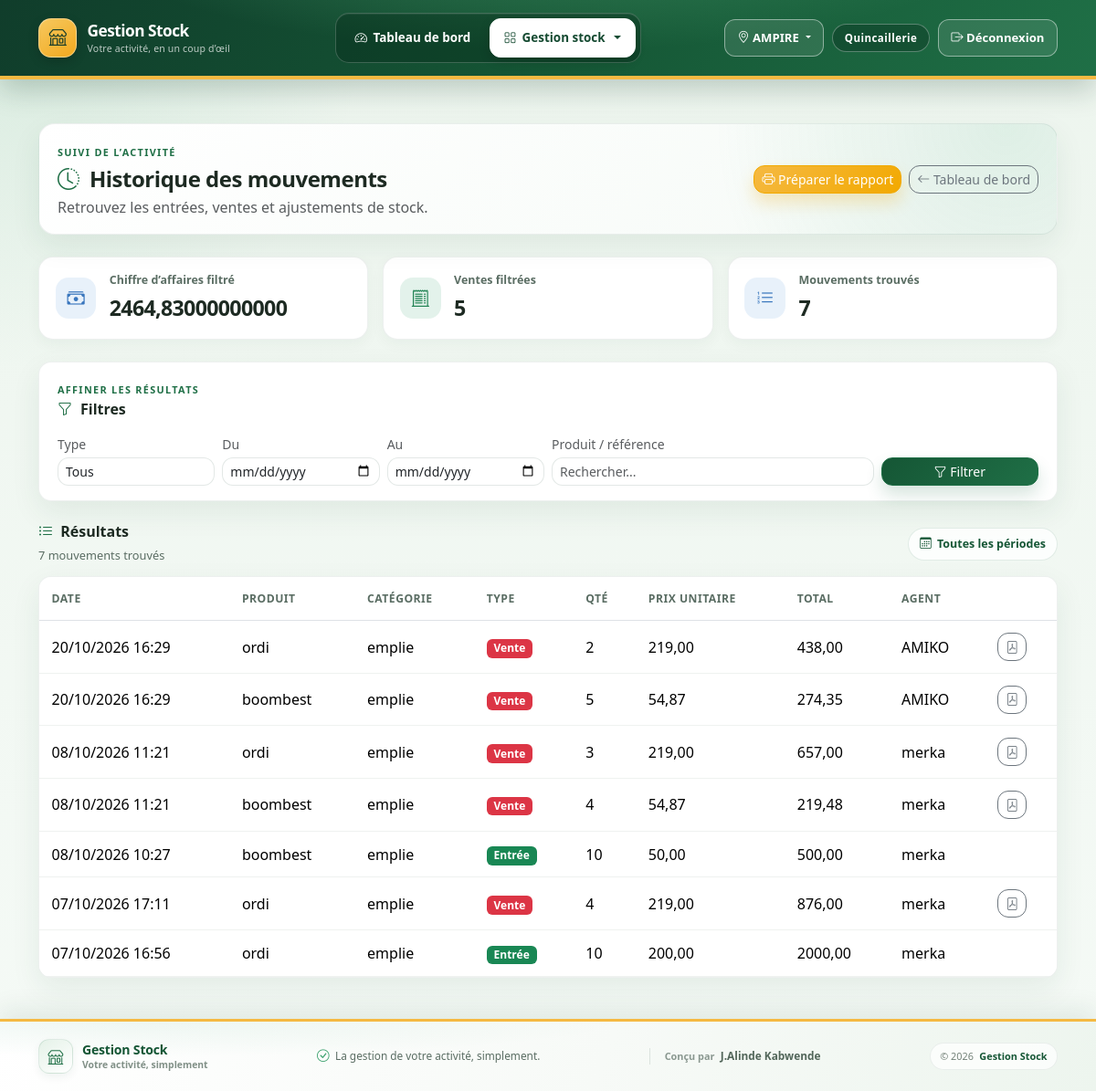
The app's page /quincaillerie/historique/ (signed in) with its own data.
### accounts/models.py (models this page shows, shortened)
class Utilisateur(AbstractUser):
    PROFIL_CHOICES = [
        ("quincaillerie", "Quincaillerie"),
        ("shop", "Shop Mobile Money"),
    ]
    REQUIRED_FIELDS = ["email", "telephone", "profil"]
    telephone = models.CharField(max_length=20, unique=True)
    profil = models.CharField(max_length=20, choices=PROFIL_CHOICES)
    sites = models.ManyToManyField(Site, related_name="vendeurs", blank=True)
    site_actif = models.ForeignKey(
        Site,
        on_delete=models.SET_NULL,
        null=True,
        blank=True,
        related_name="+",
        help_text="Site actuellement sélectionné par le vendeur",
    )
    @property
    def activite_active(self):
        if self.is_staff and self.site_actif_id:
            return self.site_actif.type_site
        return self.profil

### core/models.py (models this page shows, shortened)
class Site(models.Model):
    TYPE_CHOICES = [
        ("quincaillerie", "Quincaillerie"),
        ("shop", "Shop Mobile Money"),
    ]
    nom = models.CharField(max_length=150)
    type_site = models.CharField(max_length=20, choices=TYPE_CHOICES)
    adresse = models.CharField(max_length=255, blank=True)
    ville = models.CharField(max_length=100, blank=True)
    actif = models.BooleanField(default=False)
    date_creation = models.DateTimeField(auto_now_add=True)
    class Meta:
        verbose_name = "Site"
        verbose_name_plural = "Sites"

### inventory/models.py (models this page shows, shortened)
class MouvementStock(models.Model):
    TYPE_CHOICES = [
        ("entree", "Entrée"),
        ("sortie", "Sortie (vente)"),
        ("ajustement", "Ajustement"),
    ]
    produit = models.ForeignKey(Produit, on_delete=models.CASCADE, related_name="mouvements")
    vente = models.ForeignKey(
        Vente, on_delete=models.SET_NULL, null=True, blank=True, related_name="mouvements",
    )
    type_mouvement = models.CharField(max_length=15, choices=TYPE_CHOICES)
    quantite = models.IntegerField()
    prix_unitaire = models.DecimalField(max_digits=12, decimal_places=2)
    utilisateur = models.ForeignKey(settings.AUTH_USER_MODEL, on_delete=models.SET_NULL, null=True)
    date_mouvement = models.DateTimeField(auto_now_add=True)
    note = models.CharField(max_length=255, blank=True)
    class Meta:
        ordering = ["-date_mouvement"]
    @property
    def total(self):
        return self.quantite * self.prix_unitaire

class Produit(models.Model):
    site = models.ForeignKey(Site, on_delete=models.CASCADE, related_name="produits")
    categorie = models.ForeignKey(Categorie, on_delete=models.PROTECT, related_name="produits")
    nom = models.CharField(max_length=150)
    reference = models.CharField(max_length=50, blank=True)
    prix_achat = models.DecimalField(max_digits=12, decimal_places=2)
    prix_vente = models.DecimalField(max_digits=12, decimal_places=2)
    quantite_stock = models.PositiveIntegerField(default=0)
    seuil_alerte = models.PositiveIntegerField(default=5)

class Categorie(models.Model):
    nom = models.CharField(max_length=100)
    site = models.ForeignKey(Site, on_delete=models.CASCADE, related_name="categories")
    class Meta:
        unique_together = ("nom", "site")
        verbose_name_plural = "Catégories"

### inventory/views.py (the view)
# urls.py: path("historique/", views.historique, name="historique"),
@site_actif_requis
def historique(request):
    site = request.user.site_actif
    if site is None:
        return redirect("accounts:choix_profil")
    mouvements = MouvementStock.objects.filter(produit__site=site).select_related(
        "produit", "produit__categorie", "utilisateur"
    )
    type_mouvement = request.GET.get("type", "")
    if type_mouvement in ("entree", "sortie", "ajustement"):
        mouvements = mouvements.filter(type_mouvement=type_mouvement)
    debut = request.GET.get("debut", "")
    if debut and parse_date(debut):
        mouvements = mouvements.filter(date_mouvement__date__gte=parse_date(debut))
    fin = request.GET.get("fin", "")
    if fin and parse_date(fin):
        mouvements = mouvements.filter(date_mouvement__date__lte=parse_date(fin))
    recherche = request.GET.get("q", "").strip()
    if recherche:
        mouvements = mouvements.filter(
            Q(produit__nom__icontains=recherche) | Q(produit__reference__icontains=recherche)
        )
    mouvements = mouvements.order_by("-date_mouvement")
    ventes = mouvements.filter(type_mouvement="sortie")
    chiffre_affaires = ventes.aggregate(total=Sum(F("quantite") * F("prix_unitaire")))["total"] or 0
    paginator = Paginator(mouvements, 15)
    page_obj = paginator.get_page(request.GET.get("page"))
    querystring = request.GET.copy()
    querystring.pop("page", None)
    context = {
        "site": site,
        "mouvements": page_obj,
        "page_obj": page_obj,
        "filtres": {"type": type_mouvement, "debut": debut, "fin": fin, "q": recherche},
        "chiffre_affaires": chiffre_affaires,
        "nb_ventes": ventes.count(),
        "querystring": querystring.urlencode(),
    }
    return render(request, "inventory/historique.html", context)

### templates/inventory/historique.html (shortened to what this page needs)
{% extends "base.html" %}
{% block content %}
<div class="page-header history-page-header">
    <div>
        <span class="section-eyebrow">Suivi de l’activité</span>
        <h4><i class="bi bi-clock-history"></i> Historique des mouvements</h4>
        <p class="text-muted mb-0 mt-1">Retrouvez les entrées, ventes et ajustements de stock.</p>
    </div>
    <div class="d-flex gap-2">
        <a href="{% url 'reports:rapport_stock' %}?rapport=mouvements" class="btn btn-sm btn-accent">
            <i class="bi bi-printer"></i> Préparer le rapport
        </a>
        <a href="{% url 'inventory:dashboard' %}" class="btn btn-sm btn-outline-secondary">
            <i class="bi bi-arrow-left"></i> Tableau de bord
        </a>
    </div>
</div>
<div class="row g-3 mb-4">
    <div class="col-12 col-sm-4">
        <div class="insight-stat">
            <span class="insight-stat-icon revenue"><i class="bi bi-cash-stack"></i></span>
            <div><span class="insight-stat-label">Chiffre d’affaires filtré</span><strong>{{ chiffre_affaires }}</strong></div>
        </div>
    </div>
    <div class="col-12 col-sm-4">
        <div class="insight-stat">
            <span class="insight-stat-icon sales"><i class="bi bi-receipt-cutoff"></i></span>
            <div><span class="insight-stat-label">Ventes filtrées</span><strong>{{ nb_ventes }}</strong></div>
        </div>
    </div>
    <div class="col-12 col-sm-4">
        <div class="insight-stat">
            <span class="insight-stat-icon count"><i class="bi bi-list-ol"></i></span>
            <div><span class="insight-stat-label">Mouvements trouvés</span><strong>{{ page_obj.paginator.count }}</strong></div>
        </div>
    </div>
</div>
<form method="get" class="filter-bar history-filter mb-3">
    <div class="filter-heading">
        <div>
            <span class="section-eyebrow">Affiner les résultats</span>
            <h5 class="mb-0"><i class="bi bi-funnel"></i> Filtres</h5>
        </div>
    </div>
    <div class="row g-2 align-items-end">
        <div class="col-md-2">
            <label class="form-label small text-muted mb-1">Type</label>
            <select name="type" class="form-select form-select-sm">
                <option value="">Tous</option>
            </select>
        </div>
        <div class="col-md-2">
            <label class="form-label small text-muted mb-1">Du</label>
            <input type="date" name="debut" value="{{ filtres.debut }}" class="form-control form-control-sm">
        </div>
        <div class="col-md-2">
            <label class="form-label small text-muted mb-1">Au</label>
            <input type="date" name="fin" value="{{ filtres.fin }}" class="form-control form-control-sm">
        </div>
        <div class="col-md-4">
            <label class="form-label small text-muted mb-1">Produit / référence</label>
            <input type="text" name="q" value="{{ filtres.q }}" class="form-control form-control-sm" placeholder="Rechercher...">
        </div>
        <div class="col-md-2 d-grid">
            <button type="submit" class="btn btn-sm btn-primary"><i class="bi bi-funnel"></i> Filtrer</button>
        </div>
    </div>
</form>
<div class="history-table-heading">
    <div>
        <h5><i class="bi bi-list-ul"></i> Résultats</h5>
        <span>{{ page_obj.paginator.count }} mouvement{{ page_obj.paginator.count|pluralize:"s" }} trouvé{{ page_obj.paginator.count|pluralize:"s" }}</span>
    </div>
    <span class="history-period"><i class="bi bi-calendar3"></i> {% if filtres.debut or filtres.fin %}Période filtrée{% else %}Toutes les périodes{% endif %}</span>
</div>
<div class="table-responsive data-table">
<table class="table table-hover mb-0 align-middle">
    <thead><tr><th>Date</th><th>Produit</th><th>Catégorie</th><th>Type</th><th>Qté</th><th>Prix unitaire</th><th>Total</th><th>Agent</th><th></th></tr></thead>
    <tbody>
    {% for m in mouvements %}
        <tr>
            <td>{{ m.date_mouvement|date:"d/m/Y H:i" }}</td>
            <td>{{ m.produit.nom }}</td>
            <td>{{ m.produit.categorie.nom }}</td>
            <td>
                {% if m.type_mouvement == "sortie" %}
                    <span class="badge bg-danger">Vente</span>
                {% elif m.type_mouvement == "entree" %}
                    <span class="badge bg-success">Entrée</span>
                {% else %}
                    <span class="badge bg-secondary">Ajustement</span>
                {% endif %}
            </td>
            <td>{{ m.quantite }}</td>
            <td>{{ m.prix_unitaire }}</td>
            <td>{{ m.total }}</td>
            <td>{{ m.utilisateur.username|default:"—" }}</td>
            <td>
                {% if m.type_mouvement == "sortie" %}
                    {% if m.vente_id %}
                    <a href="{% url 'reports:vente_pdf' m.vente_id %}" class="btn btn-sm btn-outline-secondary" title="Facture de la vente"><i class="bi bi-file-pdf"></i></a>
                    {% else %}
                    <a href="{% url 'reports:facture_pdf' m.id %}" class="btn btn-sm btn-outline-secondary" title="Facture PDF"><i class="bi bi-file-pdf"></i></a>
                    {% endif %}
                {% endif %}
            </td>
        </tr>
    {% endfor %}
    </tbody>
</table>
</div>
{% endblock %}

### templates/base.html (shortened to what this page needs)
{% load static %}
<!DOCTYPE html>
<html lang="fr">
<head>
<link href="https://cdnjs.cloudflare.com/ajax/libs/twitter-bootstrap/5.3.3/css/bootstrap.min.css" rel="stylesheet">
<link href="https://cdnjs.cloudflare.com/ajax/libs/bootstrap-icons/1.11.3/font/bootstrap-icons.min.css" rel="stylesheet">
<link href="{% static 'css/style.css' %}?v=24" rel="stylesheet">
</head>
<body class="app-body{% if request.resolver_match.url_name == 'login' %} login-page{% elif request.resolver_match.url_name == 'inscription' %} register-page{% endif %}">
<nav class="navbar navbar-expand-xl app-navbar mb-4">
    <div class="container">
        <a class="navbar-brand" href="{% if user.is_authenticated %}{% url 'accounts:redirect' %}{% else %}{% url 'accounts:login' %}{% endif %}">
            <span class="brand-mark"><i class="bi bi-shop"></i></span>
            <span class="brand-copy">
                <span>Gestion Stock</span>
                <small>Votre activité, en un coup d’œil</small>
            </span>
        </a>
        {% if user.is_authenticated %}
        <div class="collapse navbar-collapse" id="appNavigation">
            <div class="navbar-nav app-nav-links">
                {% if user.activite_active == "quincaillerie" %}
                    <a href="{% url 'inventory:dashboard' %}" class="btn btn-sm btn-nav {% if request.resolver_match.url_name == 'dashboard' %}active{% endif %}"><i class="bi bi-speedometer2"></i> Tableau de bord</a>
                    <div class="nav-item dropdown">
                        <button class="btn btn-sm btn-nav dropdown-toggle {% if request.resolver_match.namespace == 'inventory' and request.resolver_match.url_name != 'dashboard' or request.resolver_match.namespace == 'reports' and request.resolver_match.url_name == 'rapport_stock' %}active{% endif %}"
                                id="hardwareMenu" type="button" data-bs-toggle="dropdown" aria-expanded="false">
                            <i class="bi bi-grid"></i> Gestion stock
                        </button>
                    </div>
                {% endif %}
            </div>
            <div class="d-flex align-items-center gap-2 text-white user-bar">
                {% if user.site_actif %}
                    {% if user.is_staff %}
                        <span class="btn btn-sm btn-site"><i class="bi bi-geo-alt"></i> {{ user.site_actif.nom }}</span>
                    {% else %}
                    <div class="dropdown">
                        <button class="btn btn-sm btn-site dropdown-toggle" type="button" data-bs-toggle="dropdown">
                            <i class="bi bi-geo-alt"></i> {{ user.site_actif.nom }}
                        </button>
                    </div>
                    {% endif %}
                {% endif %}
                <span class="badge user-badge">
                    {% if user.is_staff and user.site_actif %}
                        {{ user.site_actif.get_type_site_display }}
                    {% else %}
                        {{ user.get_profil_display }}
                    {% endif %}
                </span>
                <form method="post" action="{% url 'accounts:logout' %}" class="m-0">
                    <button type="submit" class="btn btn-sm btn-logout">
                        <i class="bi bi-box-arrow-right"></i> Déconnexion
                    </button>
                </form>
            </div>
        </div>
        {% endif %}
    </div>
</nav>
<div class="container app-shell pb-5">
    {% block content %}{% endblock %}
</div>
<footer class="app-footer">
    <div class="container app-footer-inner">
        <a class="app-footer-brand" href="{% if user.is_authenticated %}{% url 'accounts:redirect' %}{% else %}{% url 'accounts:login' %}{% endif %}">
            <span class="app-footer-mark"><i class="bi bi-shop"></i></span>
            <span class="app-footer-brand-copy">
                <strong>Gestion Stock</strong>
                <small>Votre activité, simplement</small>
            </span>
        </a>
        <span class="app-footer-note"><i class="bi bi-check-circle"></i> La gestion de votre activité, simplement.</span>
        <span class="app-footer-credit"><span class="app-footer-credit-label">Conçu par</span> J.Alinde Kabwende</span>
        <span class="app-footer-copy">&copy; {% now "Y" %} <span>Gestion Stock</span></span>
    </div>
</footer>
</body>
</html>

### records on screen
Utilisateur: site_actif.nom "AMPIRE", profil "Quincaillerie"
MouvementStock: date_mouvement "20/10/2026 16:29", produit.nom "ordi", produit.categorie.nom "emplie", type_mouvement "Vente", quantite "2", prix_unitaire "219,00", total "438,00", utilisateur.username "AMIKO"
MouvementStock: date_mouvement "20/10/2026 16:29", produit.nom "boombest", produit.categorie.nom "emplie", type_mouvement "Vente", quantite "5", prix_unitaire "54,87", total "274,35", utilisateur.username "AMIKO"
MouvementStock: date_mouvement "08/10/2026 11:21", produit.nom "ordi", produit.categorie.nom "emplie", type_mouvement "Vente", quantite "3", prix_unitaire "219,00", total "657,00", utilisateur.username "merka"
MouvementStock: date_mouvement "08/10/2026 11:21", produit.nom "boombest", produit.categorie.nom "emplie", type_mouvement "Vente", quantite "4", prix_unitaire "54,87", total "219,48", utilisateur.username "merka"
MouvementStock: date_mouvement "08/10/2026 10:27", produit.nom "boombest", produit.categorie.nom "emplie", type_mouvement "Entrée", quantite "10", prix_unitaire "50,00", total "500,00", utilisateur.username "merka"
MouvementStock: date_mouvement "07/10/2026 17:11", produit.nom "ordi", produit.categorie.nom "emplie", type_mouvement "Vente", quantite "4", prix_unitaire "219,00", total "876,00", utilisateur.username "merka"
MouvementStock: date_mouvement "07/10/2026 16:56", produit.nom "ordi", produit.categorie.nom "emplie", type_mouvement "Entrée", quantite "10", prix_unitaire "200,00", total "2000,00", utilisateur.username "merka"

### other values on screen
{{ chiffre_affaires }} "2464,83000000000"
{{ nb_ventes }} "5"
{{ page_obj.paginator.count }} "7"
